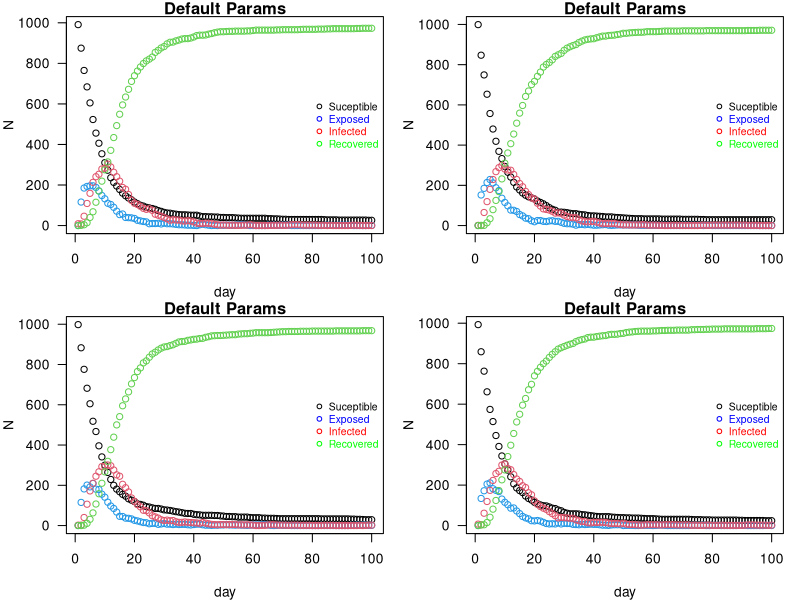

Generate this figure with R:
# ------------------------------------------------------------------------------ 
# Clare Lewis (s2879721), Grace Sheahan (s2898645), Luke Egan (s2837709)

# Clare: 
# Grace: 
# Luke: 

################################################################################ Comments should not be longer than this line of ##
# ------------------------------------------------------------------------------

# Setting working directory to folder for Assessment 1
# setwd("/Users/clarelewis/Documents/github/ext_stat_prog_group_work/Proj 2")
# setwd("C:/Users/Grace Sheahan/Documents/Extended Statistical Programming/ext_stat_prog_group_work/Proj 2")
# setwd("C:/Users/Luke Egan/Desktop/Extended Statistical Programming/ext_stat_prog_group_work/Proj 2")

#-------------------------------------------------------------------------------
### Background provided info
#-------------------------------------------------------------------------------

################## 
# There are n people in each state S, E, I, R.
# If in state I they have a daily probability of delta of moving to state R.
# If in state E they have a daily probability of gamma of moving to state I.
# If in state S the probability of moving to E is the result of infection by someone in state I.
#   This depends on two characteristics of each person:
#     who they share a household with
#     who is in their network of regular contacts
#   These are modelled as follows:
################## 

    # ################## 
    # # model household characteristic by dividing the n people into households of sizes between 1 and hmax, assume a uniform distribution of household sizes
    # ################## 
    # 
    # 
    # ################## 
    # # contact network model: sociability parameter: Bi where person is i, network is created randomly by assigning a link between person i and j
    # # with probability: (nc*Bi*Bj)/(Bmean^2*(n-1)) where nc is average number of contacts per person an Bmean is mean social parameter. People in the same household are excluded from such contacts
    # ################## 


# There are several ways for person i in the state I to infect a person j in state S
    # ##################
    # # Way 1: if j is a household member, there is a dialy probability ah of i infecting j
    # ##################
    # 
    # 
    # ##################
    # # Way 2: if j is in i's regular network of contacts, then there is a daily probability ac of i infecting j
    # ##################
    # 
    # 
    # ##################
    # # Way 3: irrespective of household or regular network relations there is a daily probability: (ar*nc*Bi*Bj)/(Bmean^2*(n-1)) of i infecting j (random mixing)
    # ##################

    # # note: the use of the same nc in the random mixing and regular network expressions is a simplification

#-------------------------------------------------------------------------------
################## 
# Assignment Goal: impliment the model and provide illustration of its use to investigate the role of household and network structure on epidemic dynamics.
# code work with any pop size: n up to at least 10,000, but we should test and develop with n = 1000
################## 

#-------------------------------------------------------------------------------
#### Task steps
#-------------------------------------------------------------------------------

################## 
# 1: Write code to produce vector h (should be length n) of integers indicating which household each person belongs to
# Household sizes should be uniformly distributed between 1 and hmax. For example if h1, h56 and h907 are all 13 and these are the only
# 13s in h then people 1, 56, and 907 all live in the same 3 person household
# h can be created with one line of code by careful use of rep and sample. Use hmax = 5 by default
################## 

set.seed(17)

hmax <- 5
n <- 1000

h <- sample(rep(1:n, sample(1:hmax, n, replace = TRUE))[1:n])

beta <- runif(n,0,1)

################## 
# 2: Write function get.net(beta,nc=15) where beta is the n vector of Bi value for each person. The function should return a list,
# the ith element of which is a vector of indices of the regular (non-household) contacts of a person i. Must be careful to implement
# the model properly so that you do not CREATE any links twice (links need to be RECORDED twice, however)
################## 

get.net <- function(beta, h, nc = 15){
  
  # Create a holding matrix to hold the nxn possible contacts
  holding_matrix = matrix(0, nrow = length(beta), ncol = length(beta))
  # Matrix of probabilities 
  # Each element is the probability of a link being created between person i and person j
  # Symmetric Matrix
  prob_matrix = (nc/((mean(beta)^2)*(length(beta)-1)))*(beta%*%t(beta))
  
  # The probability of creating a link in this way with people in the same household should be 0
  # Could remove after rbinom() but might effect the average number of non-household contacts
  family_link = outer(h, h, FUN = "==")
  prob_matrix[family_link] = 0
  
  # As probability matrix is symmetric, only need to consider the probabilities in upper triangle of the probability matrix
  # If a connection is made between person i and person j, then theres a link between person j and person i
  upper_tri_probs = prob_matrix[upper.tri(prob_matrix)]
  # Given the probabilities of contacts between individuals, use Bernoulli trial for each possible contact to see if link is created
  link_vec = rbinom(length(upper_tri_probs), size = 1, prob = upper_tri_probs)
  
  # If a link is made between person iand person j, reflect to lower triangle of matrix as there is thereby a link between person j and person i
  holding_matrix[upper.tri(holding_matrix)] = link_vec
  holding_matrix = holding_matrix + t(holding_matrix)
  # No link created with oneself
  diag(holding_matrix) = 0
  
  # Remove any links created between family members
  # family_link = outer(h, h, FUN = "==")
  # holding_matrix[family_link] = 0
  
  
  # Change to logical argument for the lapply function
  holding_matrix = holding_matrix == 1
  
  # Return the list of link indices
  net_list = as.list(as.data.frame(holding_matrix))
  net_list_i = lapply(net_list, which)
  return(net_list_i)
  
}

alink <- get.net(beta,h,nc=15)

################## 
# 3: Write the function:
# nseir(beta,h,alink,alpha=c(.1,.01,.01),delta=.2,gamma=.4,nc=15, nt = 100,pinf = .005)
# where beta and h are as above, alink = list defining the regular contacts of each person as returned by get.net,
# nt = number of days to simulate, and pinf = proportion of initial population to randomly start in the I state
# The function should implement the model given above and return a list with elements S,E,I,R and t = total population in each class
# each day and the day, respectively
# Note: while looping through individuals in the I state is probably inevitable, the code can still be made to run in a few seconds for n = 10000,
# especially with careful use of expressions like x[ind1][ind2] <- y in places (assignment to a subvector of a subvector)
################## 

# nseir <- function(beta,h,alink,alpha=c(.1,.01,.01),delta=.2,gamma=.4,nc=15, nt = 100,pinf = .005){
#   ## SEIR stochastic simulation model (S,E,I,R are states 0,1,2,3)
#   # b, h, alink as defined above
#   # alpha = vector of transmition probabilities by relationship
#   # delta = probability of moving from I to R
#   # gamma = probability of moving from E to I
#   # nc = average number of contacts per person
#   # nt = number of days to simulate
#   # proportion of the initial population to randomly start in the I state.
#   
#   t = 1:nt
#   
#   initial_state <- c(0,2) # To start members of pop are only either suseptible or infected
#   initial_prob <- c(1-pinf, pinf)
#   x <- sample(initial_state, replace = TRUE, size = n, prob = initial_prob) # Randomly assigns initial states based on pinf
#   
#   beta_bar <- sum(beta)/n
#   daily_constant <- alpha[3]*nc/(beta_bar^2*(n-1))
#   
#   S <- E <- I <- R <- rep(0, nt)  # Defining vectors that will contain the pop in the states on each day
#   S[1] <- sum(x == 0) # Initial suseptible population is all non-infected people
#   I[1] <- sum(x == 2) # Initial infected population
#   
#   for (i in 2:nt) {
#     u <- runif(n)
#     prev_infectious <- which(x == 2)
#     
#     x[x == 2 & u < delta] <- 3
#     x[x == 1 & u < gamma] <- 2
#     
#     e_if_s <- rep(FALSE, n)
#     for (j in prev_infectious){
#       # v = runif(n)
#       
#       xs <- x
#       
#       household <- rep(0, n)
#       household[which(h == h[j])] <- 1
#       xh <- x
#       xh[runif(n) < alpha[1]*household] <- 1
#       xhs <- which(xh == 1)
#       
#       network <- rep(0, n)
#       network[alink[[j]]] <- 1
#       xn <- x
#       xn[runif(n) < alpha[2]*network] <- 1
#       xns <- which(xn == 1)
#       
#       
#       xo <- x
#       alpha_daily <- daily_constant*beta[j]*beta
#       
#       xo[runif(n) < alpha_daily] <- 1
#       xos <- which(xo == 1)
#       
#       infected_by_j <- unique(c(xhs, xns, xos))
#       
#       e_if_s[infected_by_j] <- (TRUE)
#     }
#     daily_infectees <- c()
#     x[x == 0 & e_if_s] <- 1
#     
#     S[i] <- sum(x == 0)
#     E[i] <- sum(x == 1)
#     I[i] <- sum(x == 2)
#     R[i] <- sum(x == 3)
#   }
#   
#   list(S=S, E=E, I=I, R=R, t=t)
# }

#-----------------------------
nseir <- function(beta,h,alink,alpha=c(.1,.01,.01),delta=.2,gamma=.4,nc=15, nt = 100,pinf = .005){
  ## SEIR stochastic simulation model (S,E,I,R are states 0,1,2,3)
  # b, h, alink as defined above
  # alpha = vector of transmition probabilities by relationship
  # delta = probability of moving from I to R
  # gamma = probability of moving from E to I
  # nc = average number of contacts per person
  # nt = number of days to simulate
  # proportion of the initial population to randomly start in the I state.
  n = length(beta)
  t = 1:nt
  
  initial_state <- c(0,2) # To start members of pop are only either suseptible or infected
  initial_prob <- c(1-pinf, pinf)
  x <- sample(initial_state, replace = TRUE, size = n, prob = initial_prob) # Randomly assigns initial states based on pinf
  
  beta_bar <- mean(beta)
  daily_constant <- (alpha[3]*nc)/((beta_bar^2)*(n-1))
  
  S <- E <- I <- R <- rep(0, nt)  # Defining vectors that will contain the pop in the states on each day
  S[1] <- sum(x == 0) # Initial suseptible population is all non-infected people
  I[1] <- sum(x == 2) # Initial infected population
  
  for(i in 2:nt) {
    u <- runif(n)
    prev_infectious <- which(x == 2)
    
    x[x == 2 & u < delta] <- 3
    x[x == 1 & u < gamma] <- 2
    
    
    # Household
    infected_hh_member_count <- tabulate(h[prev_infectious], nbins = max(h))
    alpha_by_hh = 1-(1-alpha[1])^(infected_hh_member_count)
    alpha_by_ii = alpha_by_hh[h]
    x[x == 0 & u < alpha_by_ii] <- 1
    
    # Network
    infected_by_network_count <- tabulate(unlist(alink), nbins = n)
    alpha_by_ii = 1-(1-alpha[2])^(infected_by_network_count)
    x[x == 0 & u < alpha_by_ii] <- 1
    
    # Random Mixing
    for(j in prev_infectious){
      alpha_daily <- daily_constant * beta[j] * beta
      x[x == 0 & u < alpha_daily] <- 1
    }
    
    
    S[i] <- sum(x == 0)
    E[i] <- sum(x == 1)
    I[i] <- sum(x == 2)
    R[i] <- sum(x == 3)
  }
  
  list(S=S, E=E, I=I, R=R, t=t)
}




nseir(beta = runif(1000),h,alink = get.net(runif(1000),h,nc = 15),alpha=c(.1,.01,.01),delta=.2,gamma=.4,nc=15, nt = 100,pinf = .005)
################## 
# 4: Write a function to nicely plot the dynamics of the simulated population states as returned by nseir (a better version of the plots in 6.2 in the notes)
################## 
par(mfcol=c(2,2),mar=c(4,4,1,1)) # set plot window up for multiple plots

plot.output <- function(beta,h,alink) {
  
  # add graph titles, rotate y axis labels, add key, change colors maybe? 
  
  # potentially set up a loop to go through each epi or just have one 
  epi <- nseir(beta,h,alink,alpha=c(.1,.01,.01),delta=.2,gamma=.4,nc=15, nt = 100,pinf = .005)
  
  # his plots
  plot(epi$S,ylim=c(0,max(epi$S)),main="Default Params",xlab="day",ylab="N",las=1) ## S black
  points(epi$E,col=4);points(epi$I,col=2);points(epi$R,col=3) ## E (blue) and I (red)
  legend(x="right",legend = c("Suceptible", "Exposed", "Infected", "Recovered"),
         bty='n',
         pch=1, cex = .75,
         col = c("black","blue","red", "green"),
         text.col = c("black","blue","red", "green"))
  
}

################## 
# 5: Setting beta to a vector of U(0,1) random variables, use the model to compare 4 scenarios and plot them next to each other (suitably labelled).
# First: full model with default parameters
# Second: what happens when you remove the household and regular network structure, while keeping the average initial number of infectious contacts per day the same for each person
# by setting ah=ac=0 and ar=0.04
# Third: consider the full model but with the beta vector set to simply contain the average of the previous beta vector for every element
# Fourth: combine the previous two scenarios (constant beta, random mixing)
# Comment on the apparent effect of the household and network structure relative to random mixing
################## 

plot.output(beta,h,alink) #run 1: default params
plot.output(beta,h,alink) #run 2: remove household and regular network structure, while keeping the average initial number of infectious contacts per day the same for each person by setting ah=ac=0 and ar=0.04
plot.output(beta,h,alink) #run 3: consider the full model but with the beta vector set to simply contain the average of the previous beta vector for every element
plot.output(beta,h,alink) #run 4: combine the previous two scenarios (constant beta, random mixing)


########### code given in section 6.2 that is referenced in the assignment instructions
# seir <- function(n=10000,ni=10,nt=100,gamma=1/3,delta=1/5,bmu=5e-5,bsc=1e-5) {
#   ## SEIR stochastic simulation model.
#   ## n = population size; ni = initially infective; nt = number of days
#   ## gamma = daily prob E -> I; delta = daily prob I -> R;
#   ## bmu = mean beta; bsc = var(beta) = bmu * bsc
#   x <- rep(0,n) ## initialize to susceptible state
#   beta <- rgamma(n,shape=bmu/bsc,scale=bsc) ## individual infection rates
#   x[1:ni] <- 2 ## create some infectives
#   S <- E <- I <- R <- rep(0,nt) ## set up storage for pop in each state
#   S[1] <- n-ni;I[1] <- ni ## initialize
#   for (i in 2:nt) { ## loop over days
#     u <- runif(n) ## uniform random deviates
#     x[x==2&u<delta] <- 3 ## I -> R with prob delta
#     x[x==1&u<gamma] <- 2 ## E -> I with prob gamma
#     x[x==0&u<beta*I[i-1]] <- 1 ## S -> E with prob beta*I[i-1]
#     S[i] <- sum(x==0); E[i] <- sum(x==1)
#     I[i] <- sum(x==2); R[i] <- sum(x==3)
#   }
#   list(S=S,E=E,I=I,R=R,beta=beta)
# } ## seir
# 
# par(mfcol=c(2,3),mar=c(4,4,1,1)) ## set plot window up for multiple plots
# epi <- seir(bmu=7e-5,bsc=1e-7) ## run simulation
# hist(epi$beta,xlab="beta",main="") ## beta distribution
# plot(epi$S,ylim=c(0,max(epi$S)),xlab="day",ylab="N") ## S black
# points(epi$E,col=4);points(epi$I,col=2) ## E (blue) and I (red)
